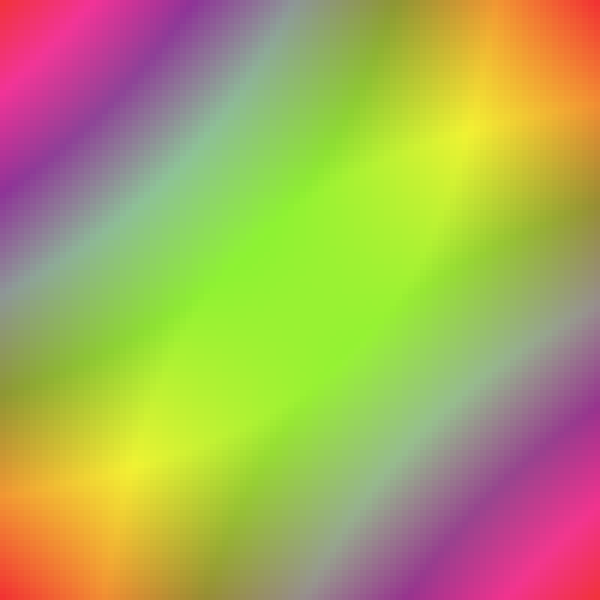
Frame 1 (no input)
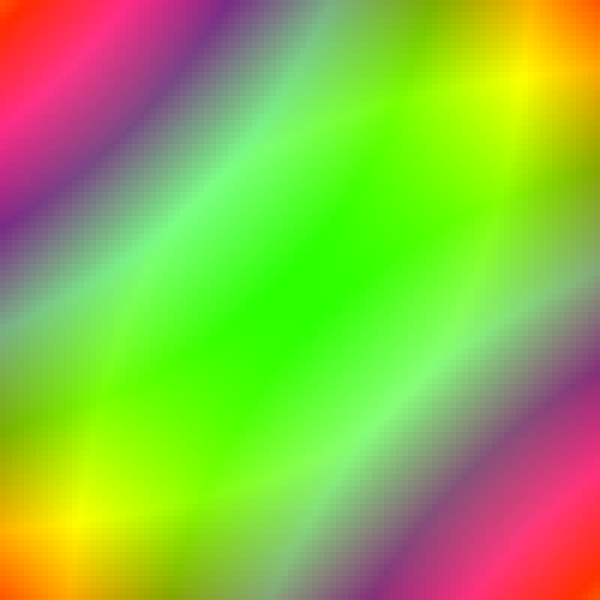
Frame 60 (the mouse pressed at the canvas centre just before this capture)
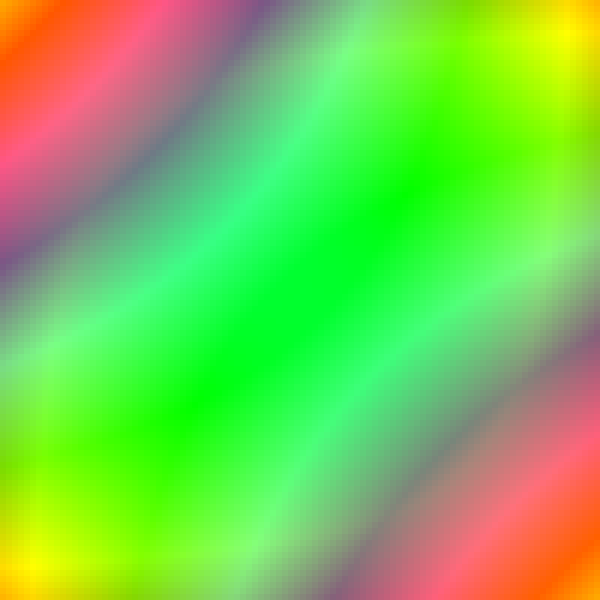
Frame 120 (the mouse held since frame 60 and released just before this capture)

The Processing sketch that drew these frames (run headless with seeded random() and noise(); from frame 60 on, the mouse is pressed at the canvas centre):

// Processing sketch: processing_130643
// ── processing_130643.pde

/*Tomas de Camino
para el taller de rogramacion de MDI veritas
Base para armar un automata celular.
*/

//construye el arreglo para el automata celular
int spaceSize = 100;
float rectSize;
int[][] cellSpace = new int[spaceSize][spaceSize];

void setup() {
  size(600, 600);
  //inicializa las celdas
  for (int i =0; i < spaceSize; i++) {
    for (int j =0; j < spaceSize; j++) {
      cellSpace[i][j] = i*j;
    }
  }
  rectSize = width / spaceSize;
  colorMode(HSB, 100*100, 100, 100);
}

void draw() {
  noStroke();
  smooth();
  for (int i =0; i < spaceSize; i++) {
    for (int j =0; j < spaceSize; j++) {
      fill(cellSpace[i][j], 255, 255,150);
      rect(i*rectSize, j*rectSize, rectSize, rectSize);
      fill(cellSpace[spaceSize-i-1][spaceSize-j-1], 255, 255,100);
      rect(i*rectSize, j*rectSize, rectSize, rectSize);
      //para que sea ciclico
      if (cellSpace[i][j]>=10000) {
        cellSpace[i][j]=0;
      } 
      else {
        cellSpace[i][j]+=10;
      }
    }
  }
}
